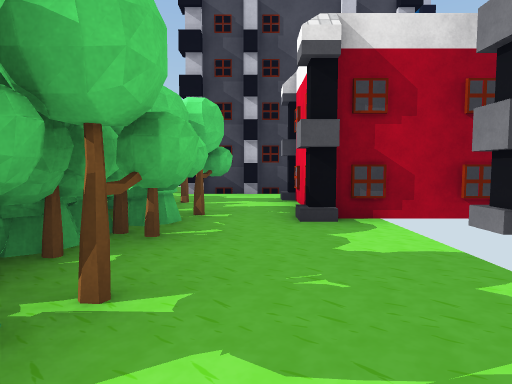
[1] (above)

21 first-person views from a walk through a 3-D level made in the Unity game engine. The camera is 1.2 m above the floor, tilts 4° down and sees 75° across. The floor is counted in squares, 2 m on a side. Each view is taken from the middle of a square. On the plan, view 1 faces up. The plan holds only what a view shows up to about 10 squares ahead; the rest is blank. The place goes on beyond the plan. Some surface patterns are stand-ins.

[2]
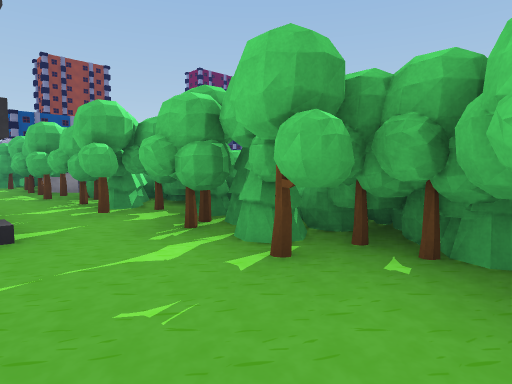

[3]
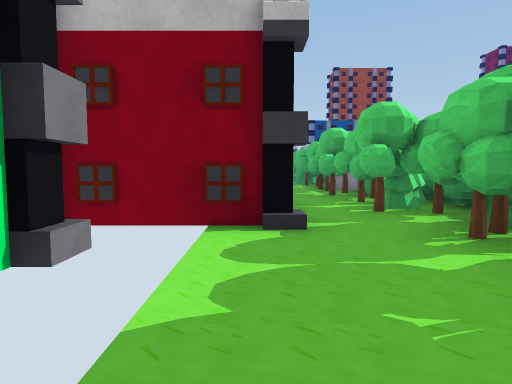

[4]
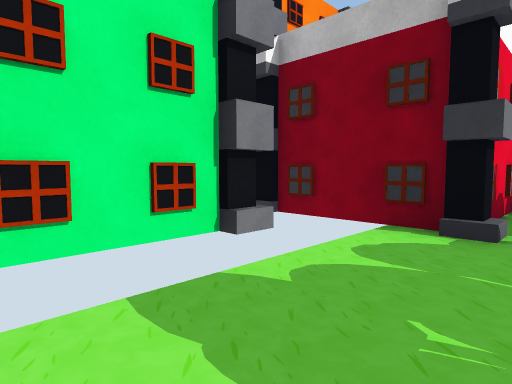

[5]
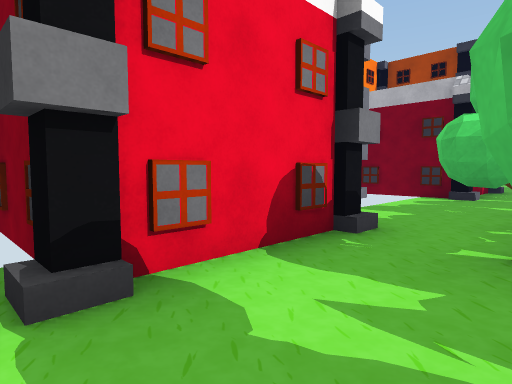

[6]
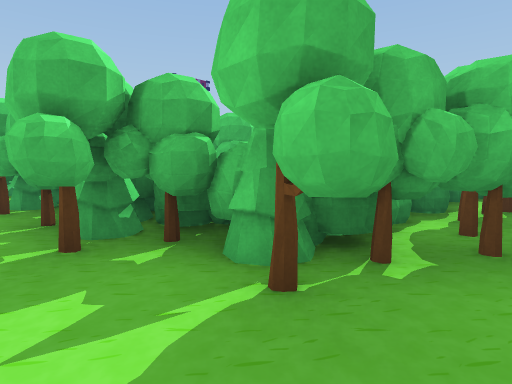

[7]
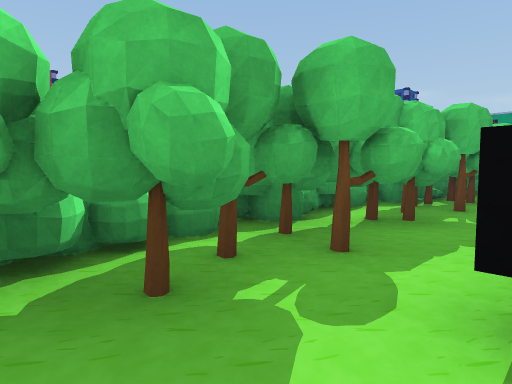

[8]
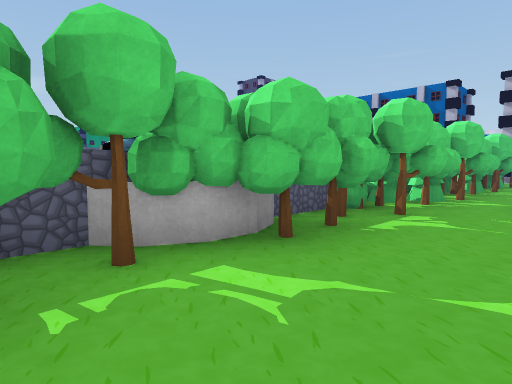

[9]
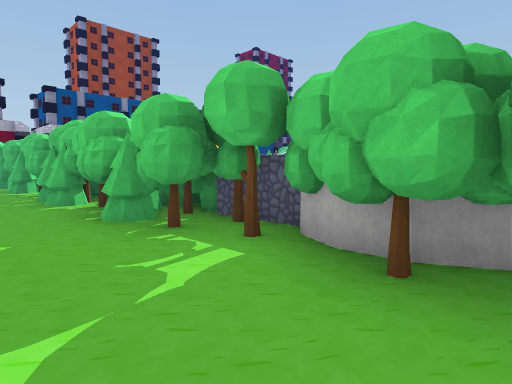

[10]
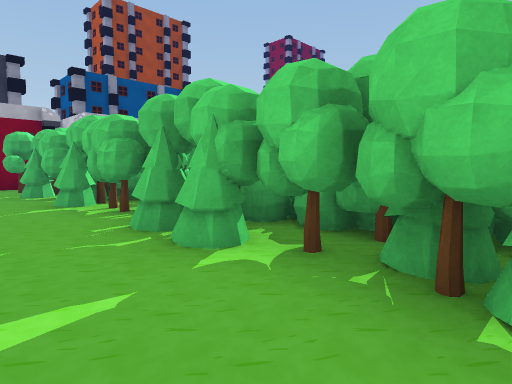

[11]
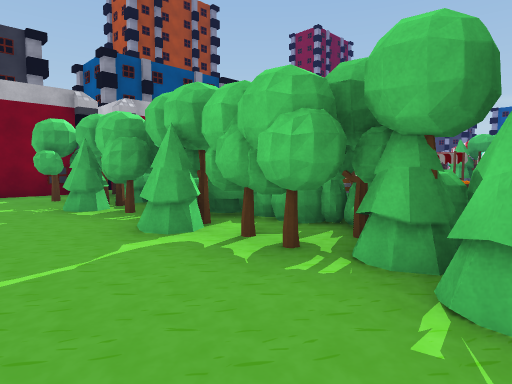

[12]
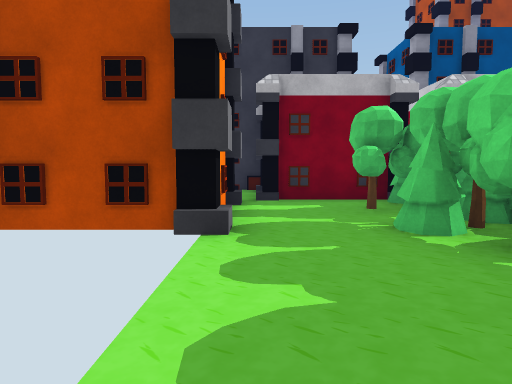

[13]
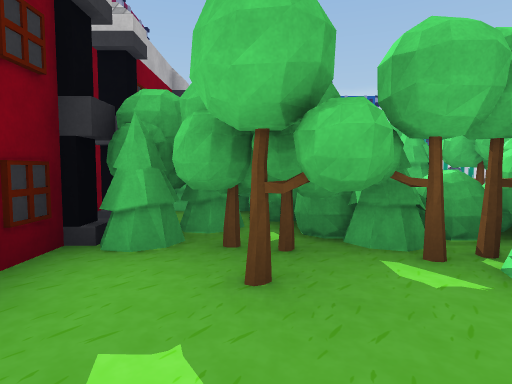

[14]
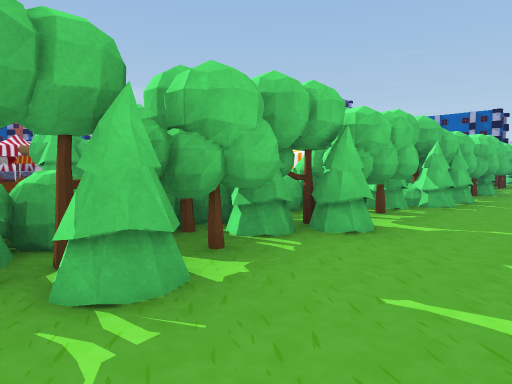

[15]
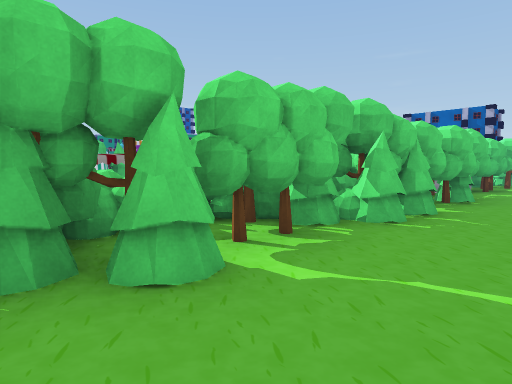

[16]
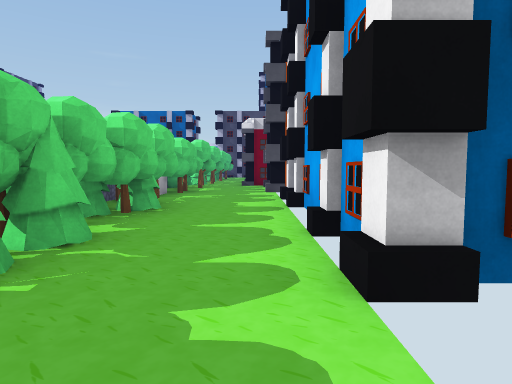

[17]
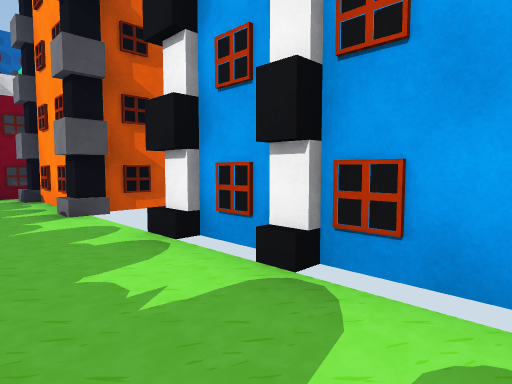

[18]
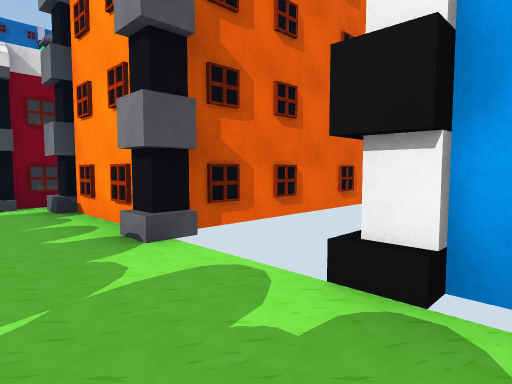

[19]
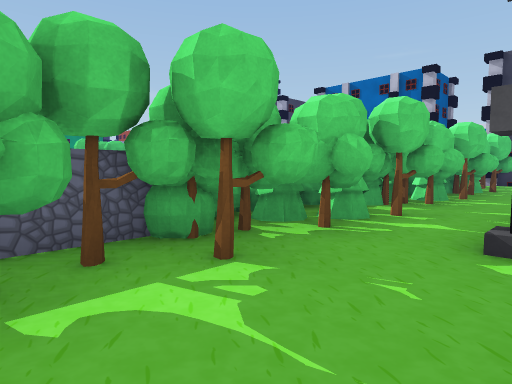

[20]
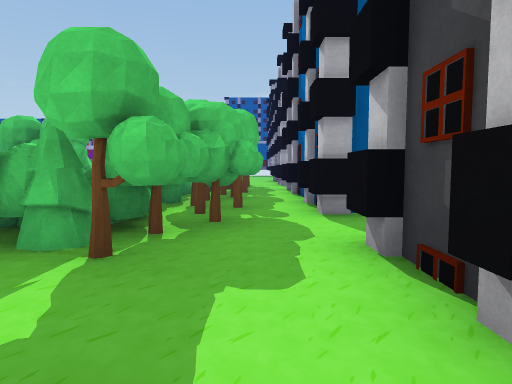

[21]
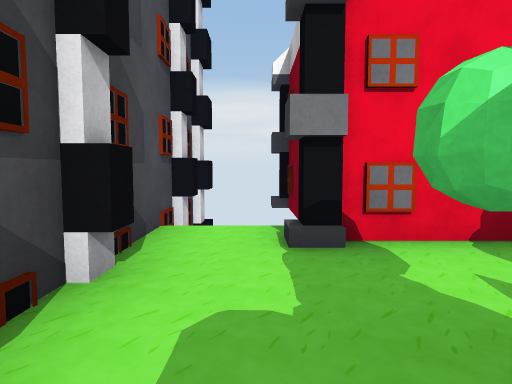

### Floor plan
Key: @ floor where view 1 was taken; # wall or solid block; . floor; T tree; B building; H house; U bush; S stall; O other object.
Columns run from 10 left of view 1 to 4 right of it. Each row starts with its distance up from view 1.
  8   #####..######
  7  TTTTT#T....BB
  6 OOTOTUTUTT.#BB
  5    U U   T.#
  4     OO  OT.#BB
  3          T..H
  2         OT..H
  1        OUT..H
  0         TT@.BB
 -1         UT.#BBH
 -2  O      OT.#  H
 -3 OO      OT.#B H
 -4         OT..HHH
 -5         TT..H
 -6         TT..HHH
 -7       OOTT..
 -8        OTT..#
 -9         TT..#
-10        UUT..#
-11         UT..#
-12       OOOT..#
-13  TO      TU.#
-14   O  SO UT..
-15  TO  SS UT..
-16 TT   OO UT..
-17    OTTT OT..
-18   SSOOT OT..HHH
-19         UT..H
-20       O TT..H
-21       T T...H
-22        #####

Where each view was taken, in squares from view 1:
view 1: 0 up, 0 right, facing up
view 2: 3 up, 1 right, facing down-left
view 3: 3 up, 1 right, facing down
view 4: 3 up, 0 right, facing down-right
view 5: 7 up, 1 left, facing down-right
view 6: 7 up, 0 right, facing down-left
view 7: 8 up, 2 left, facing down-left
view 8: 9 down, 1 right, facing up-left
view 9: 6 down, 1 right, facing down-left
view 10: 10 down, 1 right, facing down-left
view 11: 13 down, 1 right, facing down-left
view 12: 15 down, 1 right, facing down
view 13: 20 down, 1 right, facing left
view 14: 19 down, 1 right, facing up-left
view 15: 17 down, 1 right, facing up-left
view 16: 15 down, 1 right, facing up
view 17: 11 down, 0 right, facing up-right
view 18: 9 down, 0 right, facing up-right
view 19: 6 down, 1 right, facing up-left
view 20: 7 up, 1 right, facing left
view 21: 7 up, 2 left, facing right
